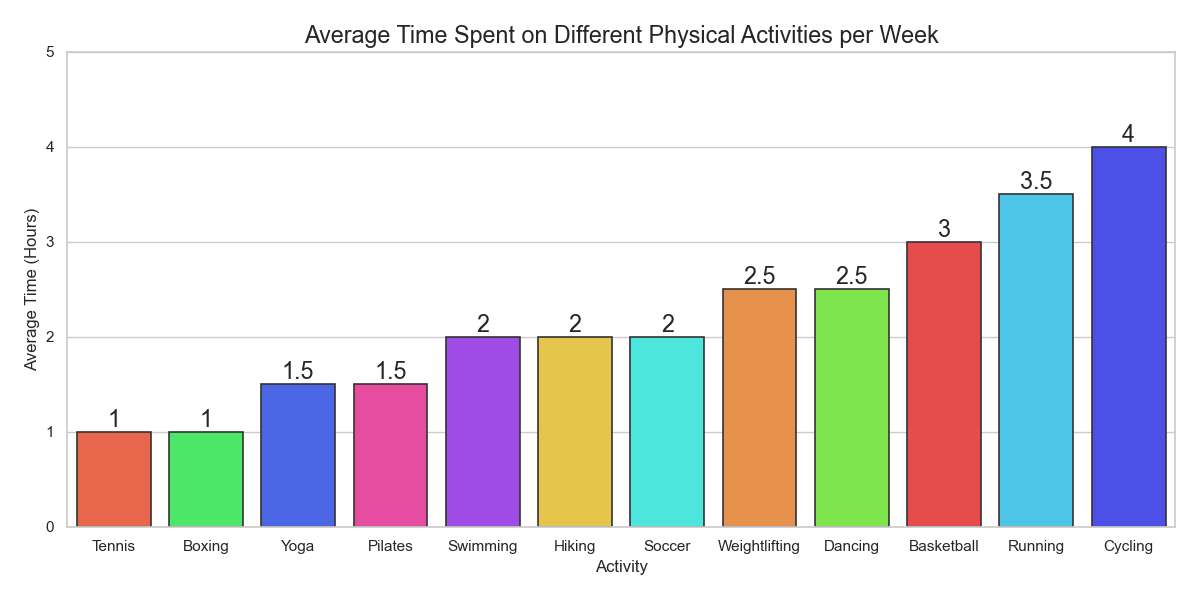

Python code for this plot:

import seaborn as sns
import pandas as pd
import matplotlib.pyplot as plt

# Data inspired by average time spent on different physical activities per week
data = {
    'Activity': ['Running', 'Swimming', 'Cycling', 'Yoga', 'Weightlifting', 'Basketball', 
                 'Hiking', 'Dancing', 'Tennis', 'Soccer', 'Pilates', 'Boxing'],
    'Average_Time_Hours': [3.5, 2.0, 4.0, 1.5, 2.5, 3.0, 2.0, 2.5, 1.0, 2.0, 1.5, 1.0]
}

# Create DataFrame
df = pd.DataFrame(data)

# Sort data by time for better visualization
df = df.sort_values('Average_Time_Hours')

# Initialize the matplotlib figure
f, ax = plt.subplots(figsize=(12, 6))

# Plot the data
sns.barplot(
    y="Average_Time_Hours", 
    x="Activity", 
    data=df,
    palette=['#FF5733', '#33FF57', '#3357FF', '#FF33A1', '#A133FF', '#FFD433', '#33FFF2', '#FF8F33', '#75FF33', '#FF3333', '#33D4FF', '#3338FF'],
    edgecolor=".2",
    linewidth=1.2
)

# Set the bar height
sns.set_context("poster", font_scale=0.7)
ax.bar_label(ax.containers[0], label_type='edge')

# Change the axes to set a more suitable limit and labels
ax.set_ylim(0, 5)
ax.set_xlabel('Activity')
ax.set_ylabel('Average Time (Hours)')
ax.set_title('Average Time Spent on Different Physical Activities per Week')

# Show the plot
plt.tight_layout()
plt.show()
